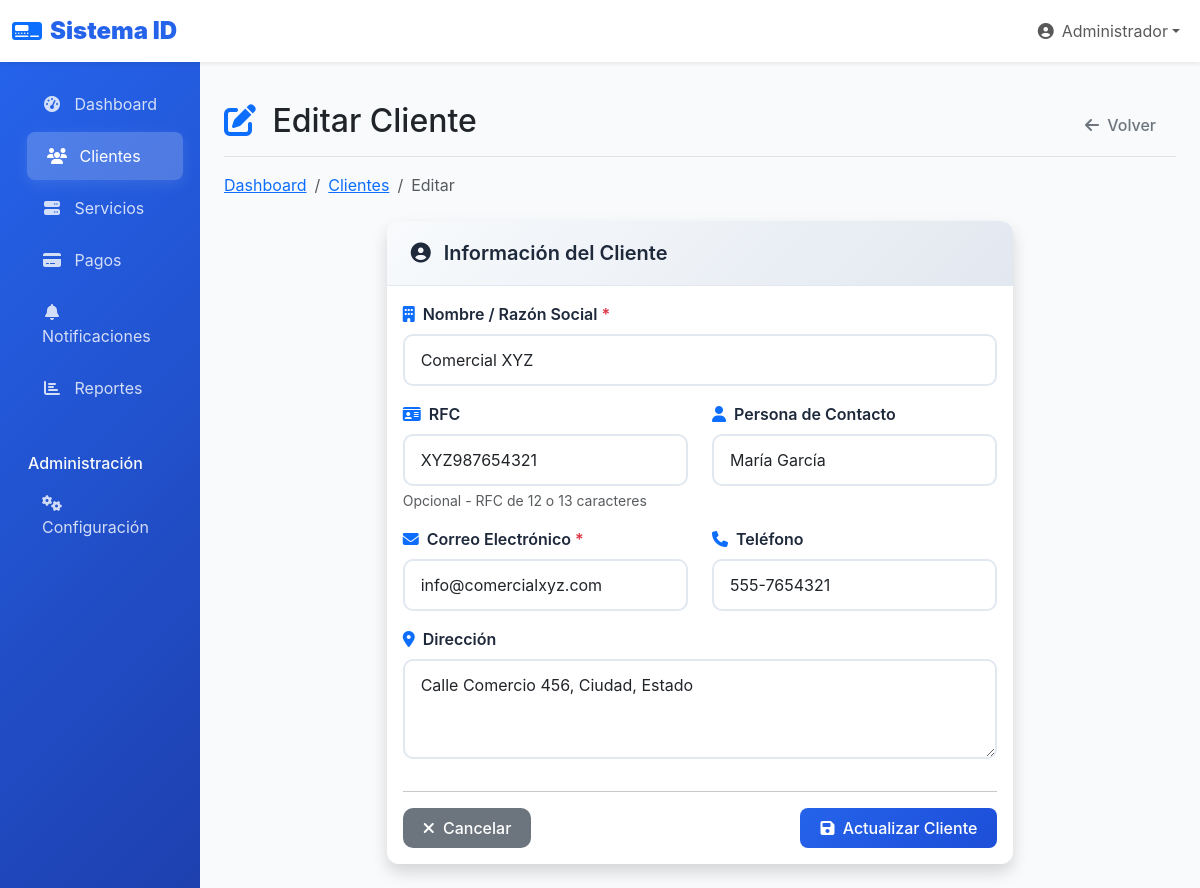
Screenshot of /clientes/editar/2 (signed in) with the database file from the repository.
### tables this page shows
CREATE TABLE clientes (
    id INT AUTO_INCREMENT PRIMARY KEY,
    usuario_id INT,
    nombre_razon_social VARCHAR(200) NOT NULL,
    rfc VARCHAR(13),
    contacto VARCHAR(100),
    email VARCHAR(100) NOT NULL,
    telefono VARCHAR(20),
    direccion TEXT,
    activo TINYINT(1) DEFAULT 1,
    fecha_registro TIMESTAMP DEFAULT CURRENT_TIMESTAMP,
    FOREIGN KEY (usuario_id) REFERENCES usuarios(id) ON DELETE SET NULL
);

### controllers/ClientesController.php (called while the page is built, shortened)
<?php
class ClientesController {
    private $clienteModel;
    public function __construct() {
        $this->clienteModel = new Cliente();
    }
    public function editar() {
        $id = $_GET['id'] ?? 0;
        $cliente = $this->clienteModel->findById($id);
        include 'views/clients/form.php';
    }
}

### config/database.php (called while the page is built, shortened)
<?php
class Database {
    private static $instance = null;
    private $connection;
    private function __construct() {
        try {
            $dsn = "mysql:host=" . DB_HOST . ";dbname=" . DB_NAME . ";charset=" . DB_CHARSET;
            $options = [
                PDO::ATTR_ERRMODE => PDO::ERRMODE_EXCEPTION,
                PDO::ATTR_DEFAULT_FETCH_MODE => PDO::FETCH_ASSOC,
                PDO::ATTR_EMULATE_PREPARES => false,
            ];
            $this->connection = new PDO($dsn, DB_USER, DB_PASS, $options);
        } catch (PDOException $e) {
            die("Error de conexión a la base de datos: " . $e->getMessage());
        }
    }
    public static function getInstance() {
        if (self::$instance === null) {
            self::$instance = new self();
        }
        return self::$instance;
    }
    public function getConnection() {
        return $this->connection;
    }
}

### models/Cliente.php (called while the page is built, shortened)
<?php
class Cliente {
    private $db;
    public function __construct() {
        $this->db = Database::getInstance()->getConnection();
    }
    public function findById($id) {
        $stmt = $this->db->prepare("
            SELECT c.*, u.nombre as usuario_nombre
            FROM clientes c
            LEFT JOIN usuarios u ON c.usuario_id = u.id
            WHERE c.id = ? AND c.activo = 1
        ");
        $stmt->execute([$id]);
        return $stmt->fetch();
    }
}

### views/clients/form.php (the view, shortened to what this page needs)
<?php
$pageTitle = isset($cliente) ? 'Editar Cliente' : 'Nuevo Cliente';
include 'views/layout/header.php';
$isEdit = isset($cliente);
?>
<div class="d-flex justify-content-between flex-wrap flex-md-nowrap align-items-center pt-3 pb-2 mb-3 border-bottom">
    <h1 class="h2">
        <i class="fas fa-<?= $isEdit ? 'edit' : 'plus' ?> text-primary me-2"></i>
        <?= $pageTitle ?>
    </h1>
    <div class="btn-toolbar mb-2 mb-md-0">
        <a href="<?= BASE_URL ?>clientes" class="btn btn-outline-secondary">
            <i class="fas fa-arrow-left me-1"></i>
            Volver
        </a>
    </div>
</div>
<nav aria-label="breadcrumb" class="mb-4">
    <ol class="breadcrumb">
        <li class="breadcrumb-item"><a href="<?= BASE_URL ?>dashboard">Dashboard</a></li>
        <li class="breadcrumb-item"><a href="<?= BASE_URL ?>clientes">Clientes</a></li>
        <li class="breadcrumb-item active"><?= $isEdit ? 'Editar' : 'Nuevo' ?></li>
    </ol>
</nav>
<div class="row justify-content-center">
    <div class="col-lg-8">
        <div class="card shadow">
            <div class="card-header">
                <h5 class="card-title mb-0">
                    <i class="fas fa-user-circle me-2"></i>
                    Información del Cliente
                </h5>
            </div>
            <div class="card-body">
                <form method="POST" id="clienteForm" novalidate>
                    <div class="row">
                        <div class="col-md-12 mb-3">
                            <label for="nombre_razon_social" class="form-label">
                                <i class="fas fa-building me-1 text-primary"></i>
                                Nombre / Razón Social <span class="text-danger">*</span>
                            </label>
                            <input type="text"
                                   class="form-control"
                                   id="nombre_razon_social"
                                   name="nombre_razon_social"
                                   value="<?= htmlspecialchars($cliente['nombre_razon_social'] ?? '') ?>"
                                   placeholder="Ej: Empresa ABC S.A. de C.V."
                                   required>
                        </div>
                        <div class="col-md-6 mb-3">
                            <label for="rfc" class="form-label">
                                <i class="fas fa-id-card me-1 text-primary"></i>
                                RFC
                            </label>
                            <input type="text"
                                   class="form-control text-uppercase"
                                   id="rfc"
                                   name="rfc"
                                   value="<?= htmlspecialchars($cliente['rfc'] ?? '') ?>"
                                   placeholder="AAAA123456789"
                                   maxlength="13">
                            <div class="form-text">
                                Opcional - RFC de 12 o 13 caracteres
                            </div>
                        </div>
                        <div class="col-md-6 mb-3">
                            <label for="contacto" class="form-label">
                                <i class="fas fa-user me-1 text-primary"></i>
                                Persona de Contacto
                            </label>
                            <input type="text"
                                   class="form-control"
                                   id="contacto"
                                   name="contacto"
                                   value="<?= htmlspecialchars($cliente['contacto'] ?? '') ?>"
                                   placeholder="Ej: Juan Pérez">
                        </div>
                        <div class="col-md-6 mb-3">
                            <label for="email" class="form-label">
                                <i class="fas fa-envelope me-1 text-primary"></i>
                                Correo Electrónico <span class="text-danger">*</span>
                            </label>
                            <input type="email"
                                   class="form-control"
                                   id="email"
                                   name="email"
                                   value="<?= htmlspecialchars($cliente['email'] ?? '') ?>"
                                   placeholder="contacto@empresa.com"
                                   required>
                        </div>
                        <div class="col-md-6 mb-3">
                            <label for="telefono" class="form-label">
                                <i class="fas fa-phone me-1 text-primary"></i>
                                Teléfono
                            </label>
                            <input type="tel"
                                   class="form-control"
                                   id="telefono"
                                   name="telefono"
                                   value="<?= htmlspecialchars($cliente['telefono'] ?? '') ?>"
                                   placeholder="555-123-4567">
                        </div>
                        <div class="col-md-12 mb-3">
                            <label for="direccion" class="form-label">
                                <i class="fas fa-map-marker-alt me-1 text-primary"></i>
                                Dirección
                            </label>
                            <textarea class="form-control"
                                      id="direccion"
                                      name="direccion"
                                      rows="3"
                                      placeholder="Calle, número, colonia, ciudad, estado, CP"><?= htmlspecialchars($cliente['direccion'] ?? '') ?></textarea>
                        </div>
                    </div>
                    <div class="row">
                        <div class="col-12">
                            <hr>
                            <div class="d-flex justify-content-between">
                                <a href="<?= BASE_URL ?>clientes" class="btn btn-secondary">
                                    <i class="fas fa-times me-1"></i>
                                    Cancelar
                                </a>
                                <button type="submit" class="btn btn-primary">
                                    <i class="fas fa-save me-1"></i>
                                    <?= $isEdit ? 'Actualizar Cliente' : 'Crear Cliente' ?>
                                </button>
                            </div>
                        </div>
                    </div>
                </form>
            </div>
        </div>
    </div>
</div>
<?php include 'views/layout/footer.php'; ?>

### assets/css/custom.css (style rules this page uses)
:root { --primary-color: #2563eb; --secondary-color: #64748b; --success-color: #059669; --warning-color: #d97706; --danger-color: #dc2626; --info-color: #0ea5e9; --light-color: #f8fafc; --dark-color: #1e293b; }
body { font-family: 'Inter', 'Segoe UI', Tahoma, Geneva, Verdana, sans-serif; background-color: var(--light-color); }
.card { border: none; border-radius: 15px; box-shadow: 0 2px 10px rgba(0,0,0,0.08); transition: all 0.3s ease; overflow: hidden; }
.card-header { background: linear-gradient(135deg, #ffffff, #f8fafc); border-bottom: 1px solid #e2e8f0; padding: 1.25rem 1.5rem; border-radius: 15px 15px 0 0 !important; }
.card-title { font-weight: 600; color: var(--dark-color); margin-bottom: 0; }
.btn { border-radius: 10px; font-weight: 500; padding: 0.5rem 1.25rem; transition: all 0.3s ease; border: none; position: relative; overflow: hidden; }
.btn::before { content: ''; position: absolute; top: 50%; left: 50%; width: 0; height: 0; background: rgba(255,255,255,0.2); border-radius: 50%; transform: translate(-50%, -50%); transition: width 0.6s, height 0.6s; }
.btn-primary { background: linear-gradient(135deg, var(--primary-color), #1d4ed8); color: white; }
.form-control, .form-select { border-radius: 10px; border: 2px solid #e2e8f0; transition: all 0.3s ease; padding: 0.75rem 1rem; }
.form-label { font-weight: 600; color: var(--dark-color); margin-bottom: 0.5rem; }

### views/layout/header.php (style rules this page uses)
:root { --primary-color: #2563eb; --secondary-color: #64748b; --success-color: #059669; --warning-color: #d97706; --danger-color: #dc2626; }
.card { border: none; border-radius: 12px; box-shadow: 0 1px 3px rgba(0,0,0,0.1); transition: all 0.3s ease; }
.card-header { background: linear-gradient(135deg, #f8fafc, #e2e8f0); border-bottom: 1px solid #e2e8f0; border-radius: 12px 12px 0 0 !important; }
.btn-primary { background: linear-gradient(135deg, var(--primary-color), #1d4ed8); border: none; border-radius: 8px; padding: 8px 20px; }

### rows the page displays
clientes: nombre_razon_social "Comercial XYZ", rfc "XYZ987654321", contacto "María García", email "info@comercialxyz.com", telefono "555-7654321", direccion "Calle Comercio 456, Ciudad, Estado"

### other values shown
$_SESSION['user_name'] "Administrador"
$pageTitle "Editar Cliente"
